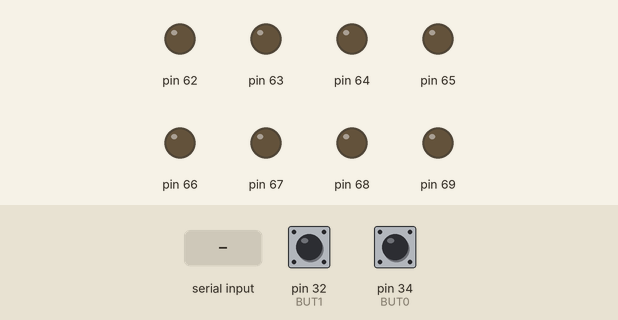
Simulated run of this sketch. Board: Arduino Mega 2560, built with avr-gcc and run on an emulated ATmega2560. On the bench: output pins drawn as LEDs (lit = HIGH). The inputs (shaded band) are chosen by the test bench; at power-on: pin 32 (BUT1) HIGH, pin 34 (BUT0) HIGH.

Above: at 1.2 s.
1.3 s: byte 161 (0xA1) received over Serial
At 1.7 s:
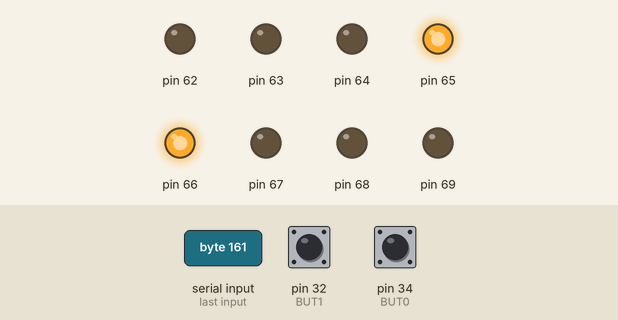
At 2.2 s:
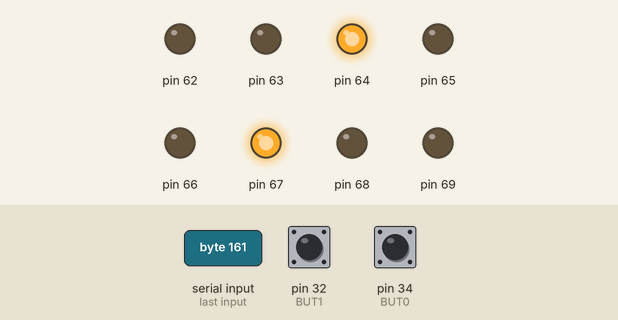
4.3 s: byte 177 (0xB1) received over Serial
At 4.7 s:
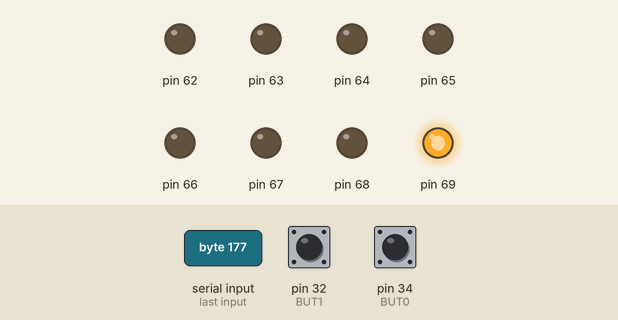
Timing chart, 0 to 10.2 s (numbered marks = the images above; inputs shaded):
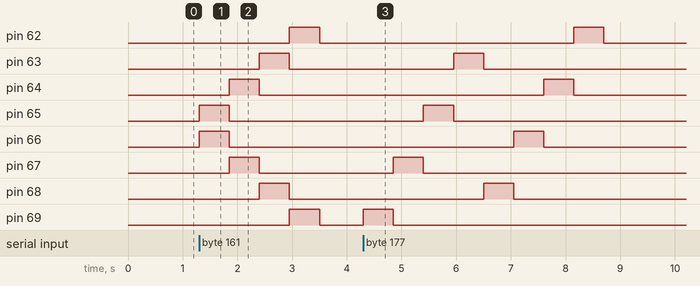

Measured:
- after the input at 1.3 s, pin 62, pin 69: LOW → HIGH after 1.7 s, → LOW 0.55 s later; pin 63, pin 68: LOW → HIGH after 1.1 s, → LOW 0.55 s later; pin 64, pin 67: LOW → HIGH after 0.55 s, → LOW 0.55 s later; pin 65, pin 66: LOW → HIGH at once, → LOW 0.55 s later
- after the input at 4.3 s, pin 62: LOW → HIGH after 3.9 s, → LOW 0.55 s later; pin 63: LOW → HIGH after 1.7 s, → LOW 0.55 s later; pin 64: LOW → HIGH after 3.3 s, → LOW 0.55 s later; pin 65: LOW → HIGH after 1.1 s, → LOW 0.55 s later; pin 66: LOW → HIGH after 2.8 s, → LOW 0.55 s later

The sketch:

lab2.ino
```cpp
#define BUT0 34
#define BUT1 32
#define delay_s 550

void setup() {
  Serial.begin(9600);
  DDRK = 0xFF;
  PORTK = 0;

  pinMode(BUT0, INPUT_PULLUP);
  pinMode(BUT1, INPUT_PULLUP);
}

void loop() {
  if (Serial.available()) {
    int val = Serial.read();
    if (val == 0xA1) {
      algo1();
    }
    if (val == 0xB1) {
      algo2();
    }
  }
  if (digitalRead(BUT0) == LOW) {
    Serial.write(0xA1);
    delay(200);
  }
  if (digitalRead(BUT1) == LOW) {
    Serial.write(0xB1);
    delay(200);
  }
}

void algo1() {
  PORTK = B00011000;
  delay(delay_s);
  PORTK = B00100100;
  delay(delay_s);
  PORTK = B01000010;
  delay(delay_s);
  PORTK = B10000001;
  delay(delay_s);
  PORTK=0;
}

void algo2() {
  for (int i = 7; i >= 0; i--) {
    if ((i % 2) == 1) {
      PORTK |= (1 << i);
      delay(delay_s);
      PORTK &= ~(1 << i);
    }
  }
  for (int i = 7; i >= 0; i--) {
    if ((i % 2) == 0) {
      PORTK |= (1 << i);
      delay(delay_s);
      PORTK &= ~(1 << i);
    }
  }
}
```
